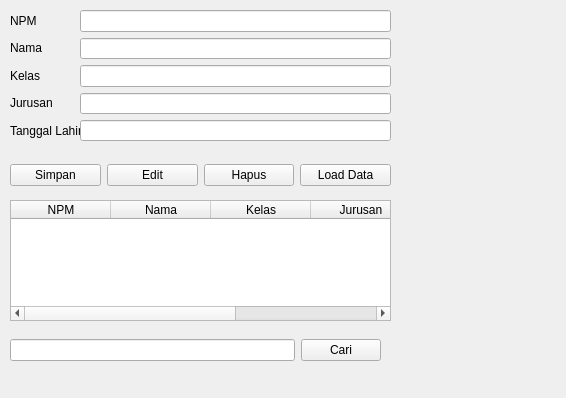
<?xml version="1.0" encoding="UTF-8"?>
<ui version="4.0">
 <class>Form</class>
 <widget class="QWidget" name="Form">
  <property name="geometry">
   <rect>
    <x>0</x>
    <y>0</y>
    <width>566</width>
    <height>398</height>
   </rect>
  </property>
  <property name="windowTitle">
   <string>Form</string>
  </property>
  <widget class="QWidget" name="verticalLayoutWidget">
   <property name="geometry">
    <rect>
     <x>10</x>
     <y>10</y>
     <width>71</width>
     <height>131</height>
    </rect>
   </property>
   <layout class="QVBoxLayout" name="verticalLayout">
    <item>
     <widget class="QLabel" name="label">
      <property name="text">
       <string>NPM</string>
      </property>
     </widget>
    </item>
    <item>
     <widget class="QLabel" name="label_2">
      <property name="text">
       <string>Nama</string>
      </property>
     </widget>
    </item>
    <item>
     <widget class="QLabel" name="label_3">
      <property name="text">
       <string>Kelas</string>
      </property>
     </widget>
    </item>
    <item>
     <widget class="QLabel" name="label_4">
      <property name="text">
       <string>Jurusan</string>
      </property>
     </widget>
    </item>
    <item>
     <widget class="QLabel" name="label_5">
      <property name="text">
       <string>Tanggal Lahir</string>
      </property>
     </widget>
    </item>
   </layout>
  </widget>
  <widget class="QWidget" name="verticalLayoutWidget_2">
   <property name="geometry">
    <rect>
     <x>80</x>
     <y>10</y>
     <width>311</width>
     <height>131</height>
    </rect>
   </property>
   <layout class="QVBoxLayout" name="verticalLayout_2">
    <item>
     <widget class="QLineEdit" name="editNPM"/>
    </item>
    <item>
     <widget class="QLineEdit" name="editNama"/>
    </item>
    <item>
     <widget class="QLineEdit" name="editKelas"/>
    </item>
    <item>
     <widget class="QLineEdit" name="editJurusan"/>
    </item>
    <item>
     <widget class="QLineEdit" name="editLahir"/>
    </item>
   </layout>
  </widget>
  <widget class="QWidget" name="horizontalLayoutWidget">
   <property name="geometry">
    <rect>
     <x>10</x>
     <y>160</y>
     <width>381</width>
     <height>31</height>
    </rect>
   </property>
   <layout class="QHBoxLayout" name="horizontalLayout">
    <item>
     <widget class="QPushButton" name="bSimpan">
      <property name="text">
       <string>Simpan</string>
      </property>
     </widget>
    </item>
    <item>
     <widget class="QPushButton" name="bEdit">
      <property name="text">
       <string>Edit</string>
      </property>
     </widget>
    </item>
    <item>
     <widget class="QPushButton" name="bHapus">
      <property name="text">
       <string>Hapus</string>
      </property>
     </widget>
    </item>
    <item>
     <widget class="QPushButton" name="bData">
      <property name="text">
       <string>Load Data</string>
      </property>
     </widget>
    </item>
   </layout>
  </widget>
  <widget class="QTableWidget" name="widget_data">
   <property name="geometry">
    <rect>
     <x>10</x>
     <y>200</y>
     <width>381</width>
     <height>121</height>
    </rect>
   </property>
   <column>
    <property name="text">
     <string>NPM</string>
    </property>
   </column>
   <column>
    <property name="text">
     <string>Nama</string>
    </property>
   </column>
   <column>
    <property name="text">
     <string>Kelas</string>
    </property>
   </column>
   <column>
    <property name="text">
     <string>Jurusan</string>
    </property>
   </column>
   <column>
    <property name="text">
     <string>Tanggal Lahir</string>
    </property>
   </column>
  </widget>
  <widget class="QWidget" name="horizontalLayoutWidget_2">
   <property name="geometry">
    <rect>
     <x>10</x>
     <y>330</y>
     <width>371</width>
     <height>41</height>
    </rect>
   </property>
   <layout class="QHBoxLayout" name="horizontalLayout_2">
    <item>
     <widget class="QLineEdit" name="editCari"/>
    </item>
    <item>
     <widget class="QPushButton" name="bCari">
      <property name="text">
       <string>Cari</string>
      </property>
     </widget>
    </item>
   </layout>
  </widget>
 </widget>
 <resources/>
 <connections/>
</ui>
